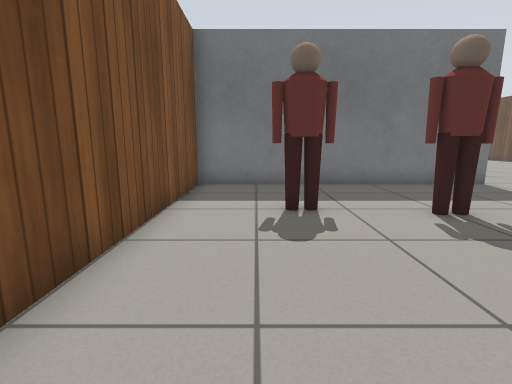
View 1 (above)

17 first-person views from a walk through a world built for the Gazebo simulator. The camera is 0.72 m above the floor, tilts 10° down and sees 85° across. The floor is counted in squares, 0.5 m on a side. Each view is taken from the middle of a square. On the plan, view 1 faces up. The plan holds only what a view shows up to about 14 squares ahead; the rest is blank. Gazebo's built-in surfaces are drawn with simple patterns. Some stock models are drawn as simple stand-ins.

View 2
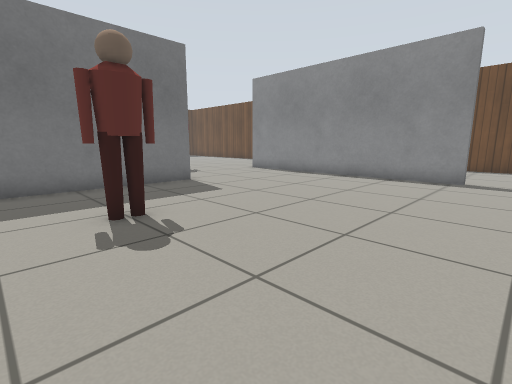

View 3
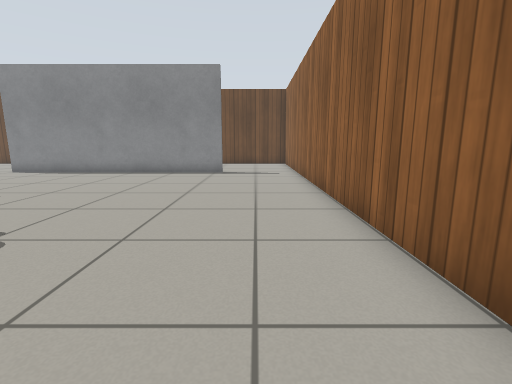

View 4
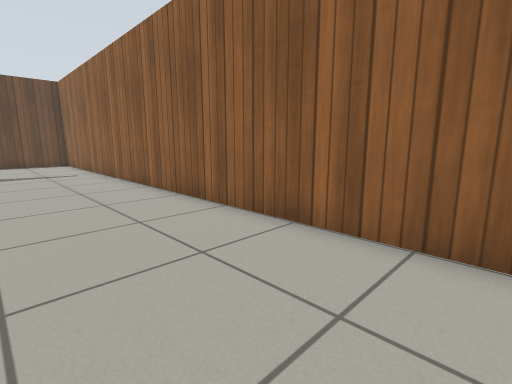

View 5
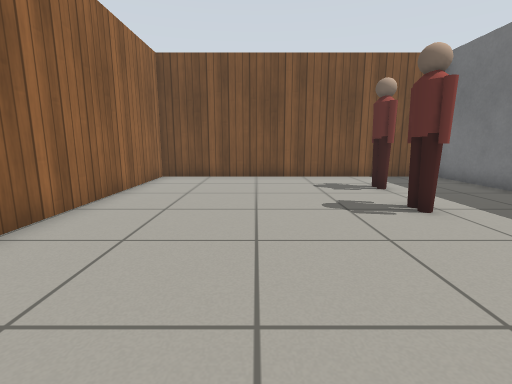

View 6
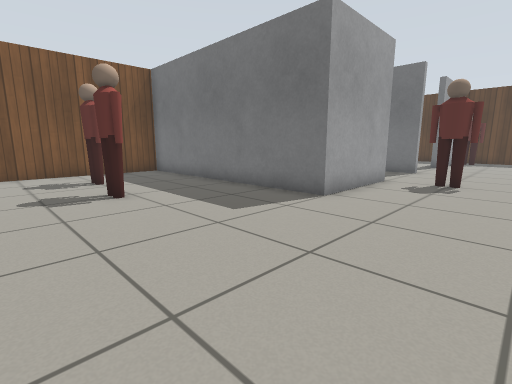

View 7
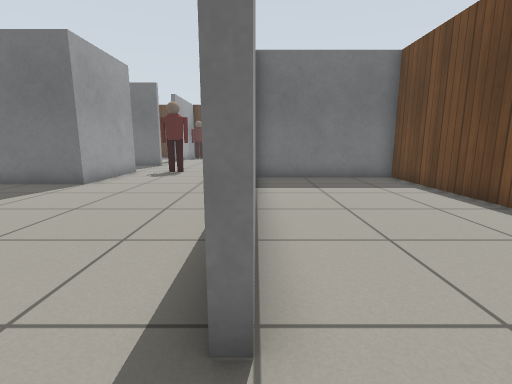

View 8
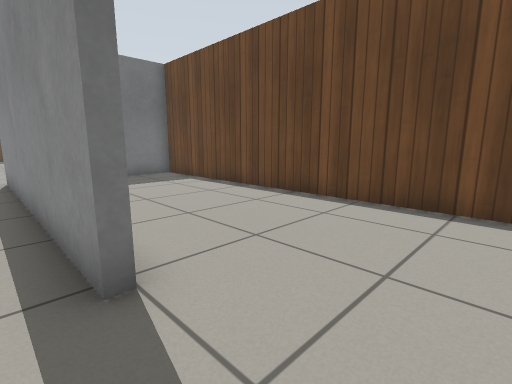

View 9
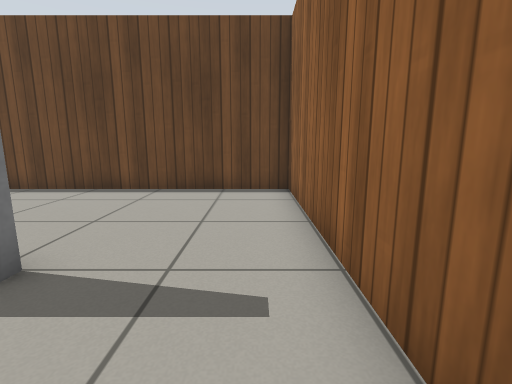

View 10
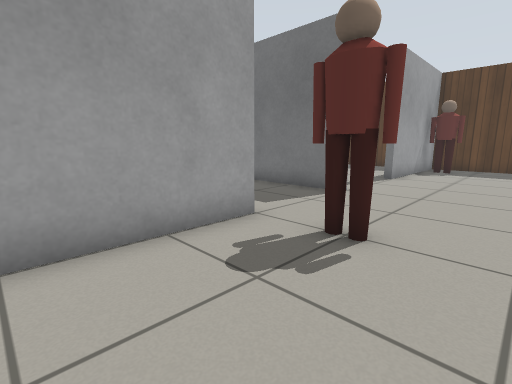

View 11
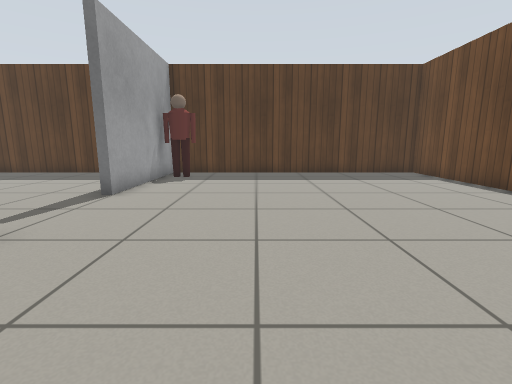

View 12
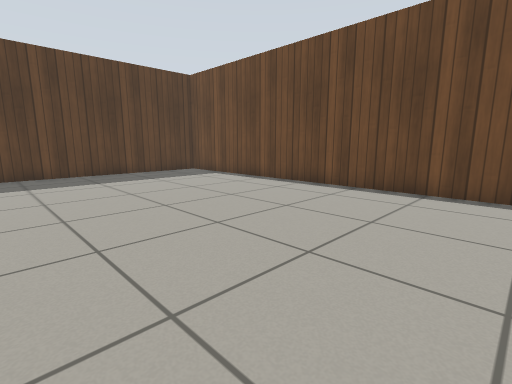

View 13
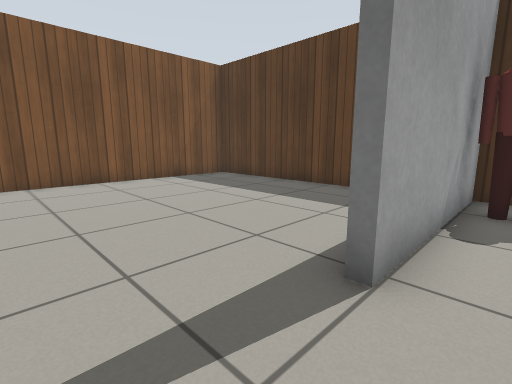

View 14
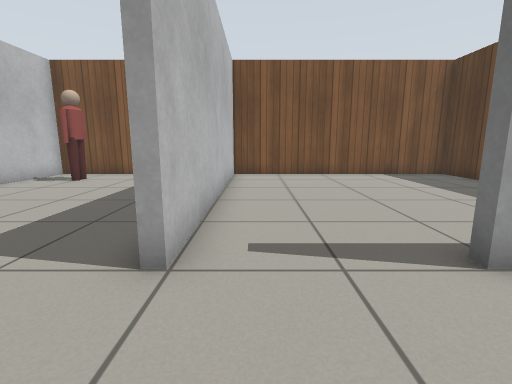

View 15
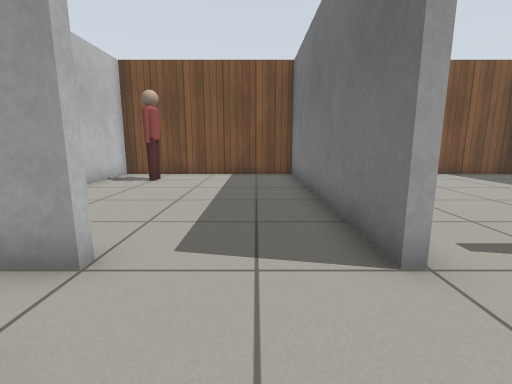

View 16
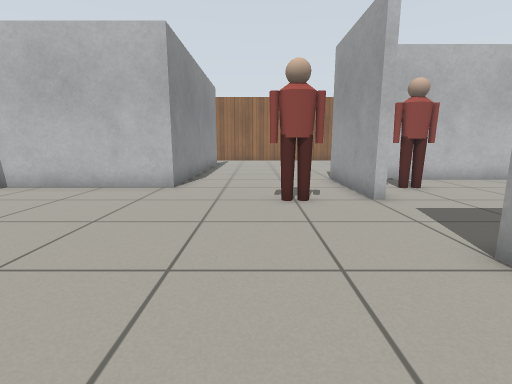

View 17
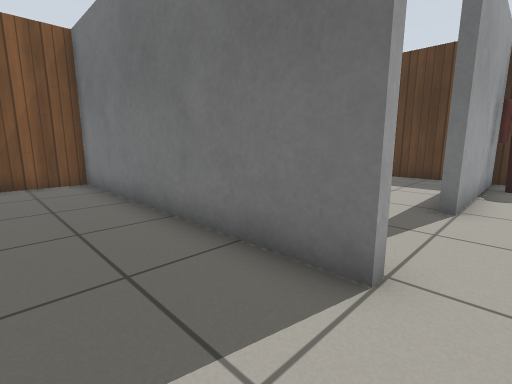

### Floor plan
Ten units are one square. View 1 is at (0, 0); x grows to the right and y downward. Boxes are objects, and circles mark ways between rooms. Rooms are numbered by the first view taken in them; rooms with no view inside come last. Other rooms are left out.
<svg viewBox="-25 -282 227 307">
<path fill="none" stroke="#000" d="M137 -16 137 -120M80 -140 80 -97 -20 -97 -20 20 145 20M137 -120 194 -120M197 -142 197 -277 80 -277 80 -216M66 -277 -20 -277 -20 -180 80 -180M80 -177 -20 -177 -20 -100 59 -100M140 -61 140 -55M140 -29 140 -16M145 20 197 20 197 -117 140 -117"/>
<rect x="5" y="-65" width="10" height="10" fill="#bbb"><title>person</title></rect>
<rect x="35" y="-65" width="10" height="10" fill="#bbb"><title>person</title></rect>
<rect x="85" y="-265" width="10" height="10" fill="#bbb"><title>person</title></rect>
<rect x="95" y="-145" width="10" height="10" fill="#bbb"><title>person</title></rect>
<rect x="-5" y="-125" width="10" height="10" fill="#bbb"><title>person</title></rect>
<rect x="55" y="-125" width="10" height="10" fill="#bbb"><title>person</title></rect>
<circle cx="115" cy="-130" r="3" fill="#2a7"/>
<circle cx="140" cy="0" r="3" fill="#2a7"/>
<circle cx="73" cy="-200" r="3" fill="#2a7"/>
<circle cx="78" cy="-155" r="3" fill="#2a7"/>
<text x="70" y="-50">1</text>
<text x="140" y="-200">2</text>
<text x="30" y="-230">3</text>
<text x="30" y="-140">4</text>
<text x="170" y="-50">5</text>
</svg>
Room 1 opens to room 2. Room 1 opens to room 5. Room 2 opens to room 3. Room 2 opens to room 4.

Where each view was taken, in squares from view 1:
view 1: 0 up, 0 right, facing up
view 2: 0 up, 2 right, facing up-right
view 3: 0 up, 0 right, facing right
view 4: 2 up, 1 left, facing down-right
view 5: 2 up, 10 right, facing left
view 6: 3 up, 12 right, facing up-left
view 7: 0 up, 14 right, facing up
view 8: 1 down, 13 right, facing up-right
view 9: 1 down, 11 right, facing right
view 10: 10 up, 12 right, facing up-left
view 11: 14 up, 12 right, facing up
view 12: 14 up, 11 right, facing up-right
view 13: 19 up, 9 right, facing up-left
view 14: 19 up, 11 right, facing left
view 15: 16 up, 11 right, facing left
view 16: 21 up, 11 right, facing down
view 17: 15 up, 9 right, facing up-left
